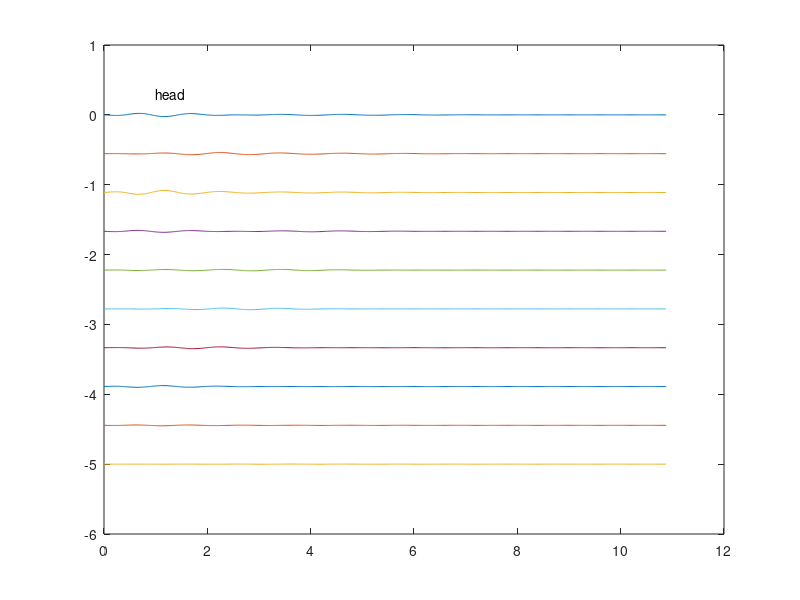

MATLAB code to generate this figure:

% Read logged values from text files. Expand the list if needed. 
gps=dlmread('./logs/gps_log.txt');
t=dlmread('./logs/time_log.txt');
q=dlmread('./logs/angles_reference_log.txt');
positionSensor=dlmread('./logs/angles_feedback_log.txt');
torques=dlmread('./logs/torque_log.txt');







% EXAMPLE HOW TO PLOT REFERENCE ANGLES Q (spine only)
% add offset in y axis for each joint reference to have visual clarity
offsets=linspace(0, -5, 10); 
q_offset=q(:, 1:10) + repmat(offsets, size(q, 1), 1);
plot(t, q_offset)
text(1, 0.3, 'head')